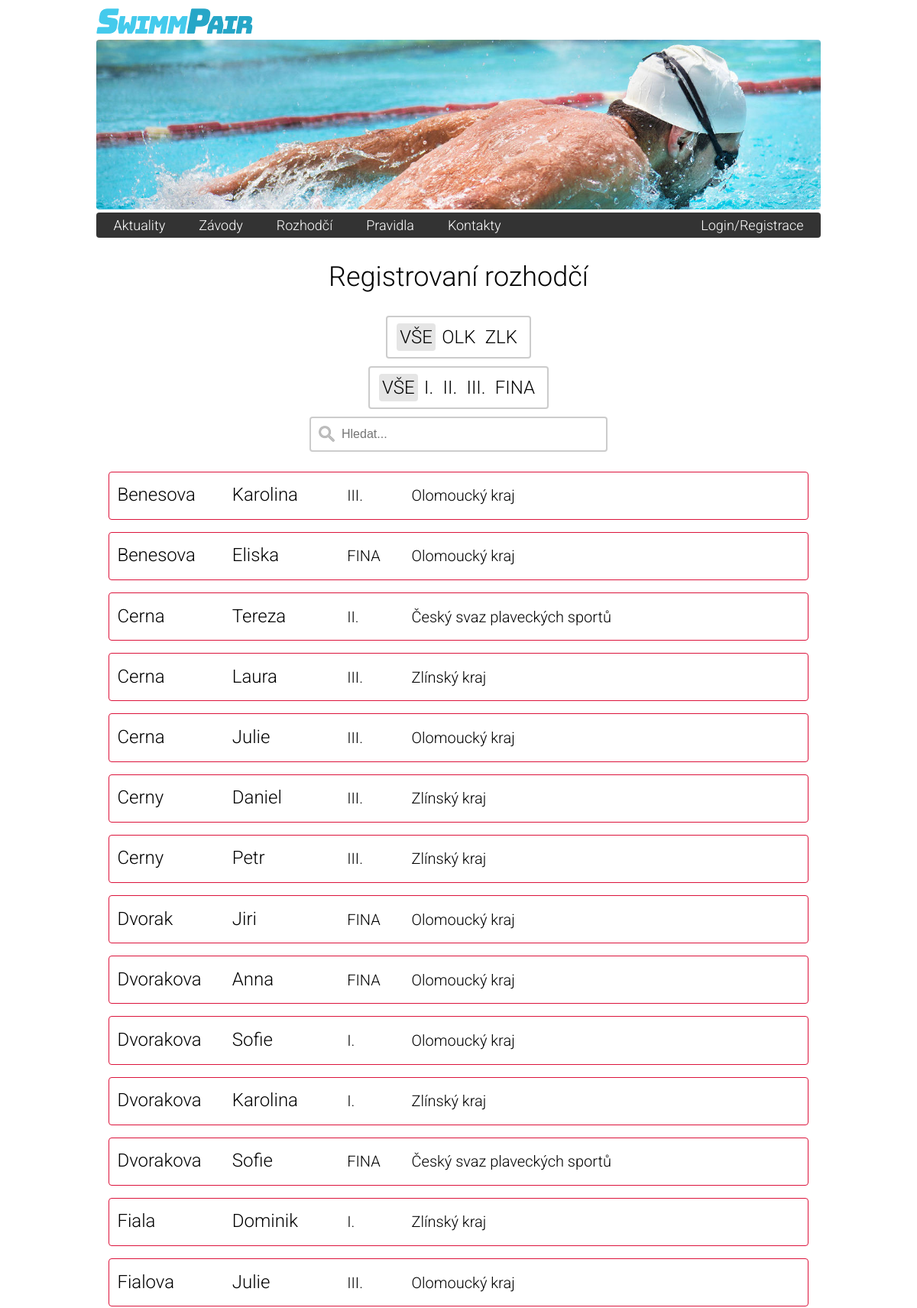
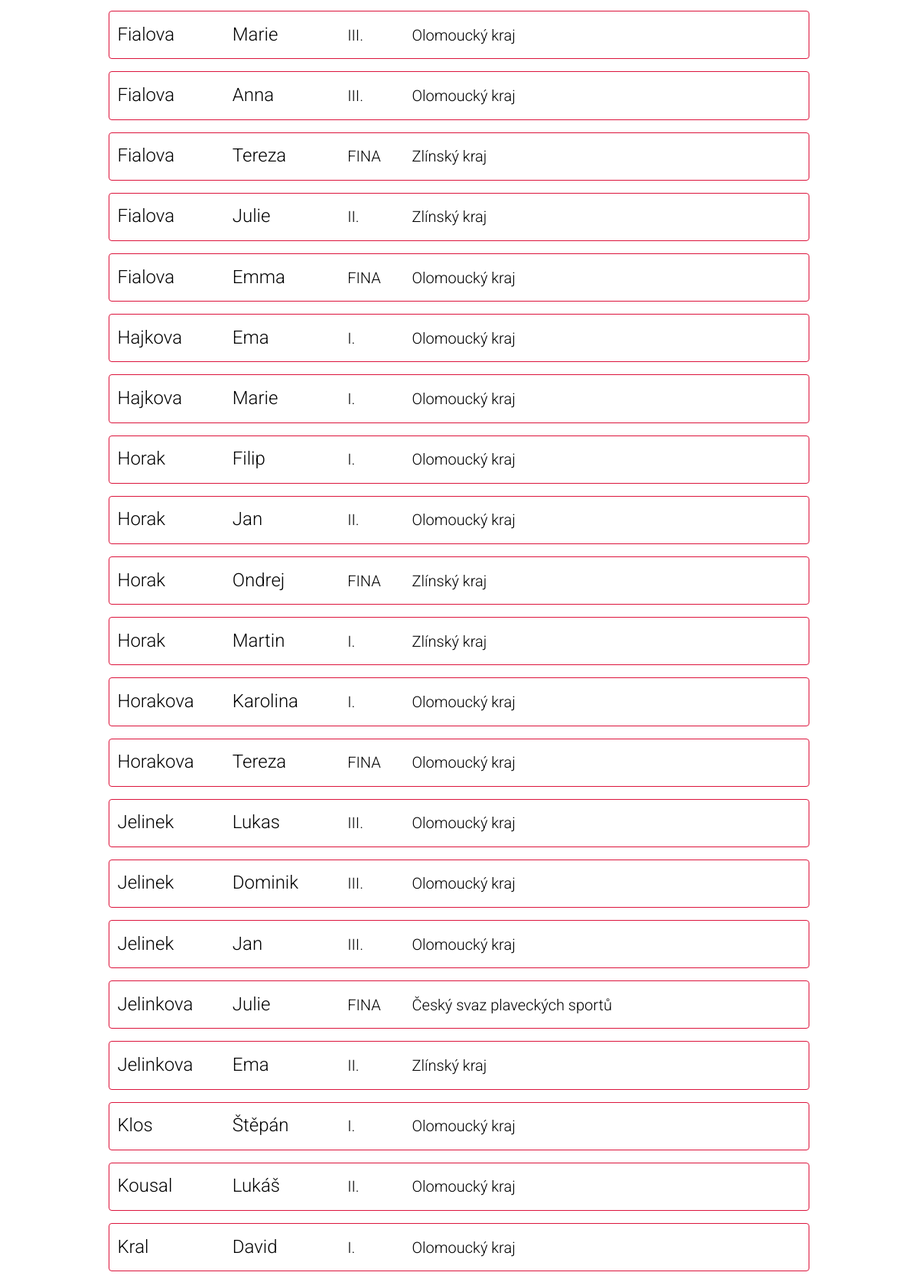
Page /lide.php (upper part) on the committed database (2 pictures, top to bottom).
### tables this page shows
CREATE TABLE `sp_referee_ranks` (
  `id` int NOT NULL AUTO_INCREMENT,
  `name` varchar(45) NOT NULL,
  PRIMARY KEY (`id`)
);

CREATE TABLE `sp_users` (
  `id` int NOT NULL AUTO_INCREMENT,
  `first_name` varchar(50) NOT NULL,
  `last_name` varchar(50) NOT NULL,
  `email` varchar(100) NOT NULL,
  `password` varchar(100) NOT NULL,
  `hash` varchar(32) NOT NULL,
  `active_flag` tinyint(1) NOT NULL DEFAULT '0',
  `approved_flag` tinyint(1) NOT NULL DEFAULT '0',
  `rights` tinyint(1) NOT NULL,
  `referee_rank_id` int NOT NULL,
  `affiliation_club_id` int NOT NULL,
  PRIMARY KEY (`id`),
  KEY `klubaffil` (`affiliation_club_id`),
  CONSTRAINT `FK_users_klub` FOREIGN KEY (`affiliation_club_id`) REFERENCES `sp_clubs` (`id`)
);

### start.php (called while the page is built, shortened)
<?php
    $host = getenv("DATABASE_HOST");
    $user = getenv("DATABASE_USER");
    $pass = getenv("DATABASE_PASS");
    $db = getenv("DATABASE_NAME");
	$mysqli = new mysqli($host, $user, $pass, $db) or die($mysqli->error);
	$mysqli->set_charset('utf8');
	function h($string)
	{
	    return htmlspecialchars($string);
	}
	require __DIR__ . '/model/RefereeRank.php';
	require __DIR__ . '/model/RegionsManager.php';
	require __DIR__ . '/model/User.php';
	require __DIR__ . '/model/UsersManager.php';
	require __DIR__ . '/model/ClubsManager.php';
	$usersManager = new UsersManager($mysqli);
	$clubsManager = new ClubsManager($mysqli);
	$regionsManager = new RegionsManager($mysqli);

### model/UsersManager.php (called while the page is built, shortened)
<?php
class UsersManager
{
	private $mysqli;
	public function __construct(mysqli $mysqli)
	{
		$this->mysqli = $mysqli;
	}
	public function FindAllActiveUsersOrderByLastNameAsc()
	{
		$statement = $this->mysqli->prepare('CALL `FindAllActiveUsersOrderByLastNameAsc`()');
		$users = $this->_CreateUsersFromStatement($statement);
		return $users;
	}
	public function FindAllRefereeRanks()
	{
		$statement = $this->mysqli->prepare('CALL `FindAllRefereeRanks`()');
		$refereeRanks = $this->_CreateRefereeRanksFromStatement($statement);
		return $refereeRanks;
	}
	public function GetRefereeRank($id)
	{
		$statement = $this->mysqli->prepare('CALL `GetRefereeRank`(?)');
		$statement->bind_param('i', $id);
		return $this->_GetSingleResultFromStatement($statement);
	}
	private function _CreateUsersFromStatement(mysqli_stmt $statement)
	{
		$statement->execute();
		$rows = $statement->get_result()->fetch_all(MYSQLI_ASSOC);
		$users = [];
		foreach ($rows as $row) {
			$users[] = $this->_CreateUserFromRow($row);
		}
		return $users;
	}
	private function _CreateUserFromRow(array $row)
	{
		return new User($row['id'], $row['first_name'], $row['last_name'], $row['email'], $row['approved_flag'], $row['rights'], $row['referee_rank_id'], $row['affiliation_club_id']);
	}
	private function _CreateRefereeRanksFromStatement(mysqli_stmt $statement)
	{
		$statement->execute();
		$rows = $statement->get_result()->fetch_all(MYSQLI_ASSOC);
		$refereeRanks = [];
		foreach ($rows as $row) {
			$refereeRanks[] = $this->_CreateRefereeRankFromRow($row);
		}
		return $refereeRanks;
	}
	private function _CreateRefereeRankFromRow(array $row)
	{
		return new RefereeRank($row['id'], $row['name']);
	}
	private function _GetSingleResultFromStatement(mysqli_stmt $statement)
	{
		$statement->execute();
		$rows = $statement->get_result()->fetch_all(MYSQLI_NUM);
		if (!empty($rows)) {
			$row = $rows[0];
			return $row[0];
		} else {
			return null;
		}
	}
}

### model/RefereeRank.php (called while the page is built, shortened)
<?php
class RefereeRank
{
	public function __construct($id, $rank_name)
	{
		$this->id = $id;
		$this->rank_name = $rank_name;
	}
}

### model/User.php (called while the page is built, shortened)
<?php
class User
{
	public function __construct($id, $first_name, $last_name, $email, $approved_flag, $rights, $referee_rank_id, $affiliation_club_id)
	{
		$this->id = $id;
		$this->first_name = $first_name;
		$this->last_name = $last_name;
		$this->referee_rank_id = $referee_rank_id;
		$this->affiliation_club_id = $affiliation_club_id;
	}
}

### model/ClubsManager.php (called while the page is built, shortened)
<?php
class ClubsManager
{
	private $mysqli;
	public function __construct(mysqli $mysqli)
	{
		$this->mysqli = $mysqli;
	}
	public function GetClubAffiliationToRegion($clubID)
	{
		$statement = $this->mysqli->prepare('CALL `GetClubAffiliationToRegion`(?)');
		$statement->bind_param('i', $clubID);
		return $this->_GetSingleResultFromStatement($statement);
	}
	private function _GetSingleResultFromStatement(mysqli_stmt $statement)
	{
		$statement->execute();
		$rows = $statement->get_result()->fetch_all(MYSQLI_NUM);
		$row = $rows[0];
		return $row[0];
	}
}

### model/RegionsManager.php (called while the page is built, shortened)
<?php
class RegionsManager
{
	private $mysqli;
	public function __construct(mysqli $mysqli)
	{
		$this->mysqli = $mysqli;
	}
	public function GetRegionNameOfClub($regionID)
	{
		$statement = $this->mysqli->prepare('CALL `GetRegionNameOfClub`(?)');
		$statement->bind_param('i', $regionID);
		return $this->_GetSingleResultFromStatement($statement);
	}
	private function _GetSingleResultFromStatement(mysqli_stmt $statement)
	{
		$statement->execute();
		$rows = $statement->get_result()->fetch_all(MYSQLI_NUM);
		$row = $rows[0];
		return $row[0];
	}
}

### lide.php (the view, shortened to what this page needs)
<?php
require 'start.php';
$users = $usersManager->FindAllActiveUsersOrderByLastNameAsc();
$refereeRanks = $usersManager->FindAllRefereeRanks();
?>
<!DOCTYPE html>
<html>
<head>
	<?php include("UNIFIED_head_content.php"); ?>
</head>
<body>
<div class="bodywrapper">
    <?php include("UNIFIED_header.php"); ?>
    <?php include("UNIFIED_menu.php"); ?>
    <div class="scrollable">
    <section class="content lide">
        <h1>Registrovaní rozhodčí</h1>
        <?php
            if(count($users)!=0) {
	            ?>
                <div id="kraje-box" align="center">
                    <div id="kraje" class="lide-filter-box">
                        <span id="raid-all" onclick="RegionPickerChanged(this);"
                              class="lide-filter-button selected">VŠE</span>
                        <span id="raid-1" onclick="RegionPickerChanged(this);" class="lide-filter-button">OLK</span>
                        <span id="raid-2" onclick="RegionPickerChanged(this);" class="lide-filter-button">ZLK</span>
                    </div>
                </div>
                <div class="tridy-box" align="center">
                    <div id="tridy" class="lide-filter-box">
                        <span id="rrid-all" onclick="RefereeRankPickerChanged(this);"
                              class="lide-filter-button selected">VŠE</span>
			            <?php foreach ($refereeRanks as $refereeRank): ?>
                            <span id="rrid-<?= h($refereeRank->id) ?>" onclick="RefereeRankPickerChanged(this);"
                                  class="lide-filter-button"><?= h($refereeRank->rank_name) ?></span>
			            <?php endforeach; ?>
                    </div>
                </div>
                <div align="center">
                    <input id="inputText" onkeyup="SearchBarChanged();" type="text" name="search" placeholder="Hledat...">
                </div>
                <div id="lide">
		            <?php foreach ($users as $user): ?>
                        <article class="rozhodci" onclick="location.href='clovek.php?id=<?= $user->id ?>'">
                            <h1 class="last_name"><?= $user->last_name ?></h1>
                            <h1 class="first_name"><?= $user->first_name ?></h1>
                            <h2 class="rrid-<?= $user->referee_rank_id ?>"><?= $usersManager->GetRefereeRank($user->referee_rank_id) ?></h2>
                            <h2 class="raid-<?= $clubsManager->GetClubAffiliationToRegion($user->affiliation_club_id) ?>"><?= $regionsManager->GetRegionNameOfClub($clubsManager->GetClubAffiliationToRegion($user->affiliation_club_id)) ?></h2>
                        </article>
		            <?php endforeach; ?>
                </div>
	            <?php
            }
            else
            {
	            echo "<p style=\"text-align:center;\">–<span style=\"border: 1px solid black;\">&nbsp;0 ROZHODČÍCH V SYSTÉMU&nbsp;</span>–</p>";
            }
        ?>
    </section>
    </div>
</div>
</body>
</html>

### css/style.css (style rules this page uses)
html { overflow-y: scroll; }
body { color: #000; font-weight: 300; font-family: 'Roboto', sans-serif; font-size: 18px; text-align: center; }
.bodywrapper { width: 80%; margin: 0 auto; text-align: left; }
h1 { font-weight: 300; font-family: 'Roboto', sans-serif; font-size: 32px; }
input[type=text] { width: 390px; box-sizing: border-box; border: 2px solid #ccc; border-radius: 4px; font-size: 16px; background-color: white; background-image: url('../img/searchicon.png'); background-position: 10px 10px; background-repeat: no-repeat; padding: 12px 20px 12px 40px; margin-bottom: 10px; outline: none; }
.lide-filter-box { box-sizing: border-box; border: 2px solid rgb(204, 204, 204); border-radius: 4px; width: fit-content; padding: 12px 12px 12px 12px; margin: 10px 0px 10px 0px; }
.lide-filter-box .lide-filter-button { border-radius: 4px; font-size: 24px; padding: 4px 4px 4px 4px; transition: background-color 0.4s ease; -webkit-transition: background-color 0.4s ease; -moz-transition: background-color 0.4s ease; -o-transition: background-color 0.4s ease; }
.lide-filter-box .selected { background-color: rgba(204, 204, 204, 0.5); }
.content>h1, #title>h1, #content>h1 { text-align: center; font-weight: 300; font-size: 36px; }
.rozhodci { border: 1px solid #DC143C; border-radius: 4px; padding: 2px 10px 2px 10px; margin: 16px; transition: background-color 0.8s ease; -webkit-transition: background-color 0.8s ease; -moz-transition: background-color 0.8s ease; -o-transition: background-color 0.8s ease; }
.rozhodci>h1 { font-size: 24px; margin-top: 8px; margin-bottom: 8px; margin-right: 16px; font-weight: 300; display: inline-block; width: 130px; }
.rozhodci>h2 { font-size: 20px; font-weight: 300; display: inline-block; min-width: 80px; }

### rows in the picture
sp_referee_ranks: name "I."
sp_referee_ranks: name "II."
sp_referee_ranks: name "III."
sp_referee_ranks: name "FINA"
sp_users: last_name "Benesova", first_name "Karolina", referee_rank.name "III.", affiliation_club_id "Olomoucký kraj"
sp_users: last_name "Benesova", first_name "Eliska", referee_rank.name "FINA", affiliation_club_id "Olomoucký kraj"
sp_users: last_name "Cerna", first_name "Tereza", referee_rank.name "II.", affiliation_club_id "Český svaz plaveckých sportů"
sp_users: last_name "Cerna", first_name "Laura", referee_rank.name "III.", affiliation_club_id "Zlínský kraj"
sp_users: last_name "Cerna", first_name "Julie", referee_rank.name "III.", affiliation_club_id "Olomoucký kraj"
sp_users: last_name "Cerny", first_name "Daniel", referee_rank.name "III.", affiliation_club_id "Zlínský kraj"
sp_users: last_name "Cerny", first_name "Petr", referee_rank.name "III.", affiliation_club_id "Zlínský kraj"
sp_users: last_name "Dvorak", first_name "Jiri", referee_rank.name "FINA", affiliation_club_id "Olomoucký kraj"
sp_users: last_name "Dvorakova", first_name "Anna", referee_rank.name "FINA", affiliation_club_id "Olomoucký kraj"
sp_users: last_name "Dvorakova", first_name "Sofie", referee_rank.name "I.", affiliation_club_id "Olomoucký kraj"
sp_users: last_name "Dvorakova", first_name "Karolina", referee_rank.name "I.", affiliation_club_id "Zlínský kraj"
sp_users: last_name "Dvorakova", first_name "Sofie", referee_rank.name "FINA", affiliation_club_id "Český svaz plaveckých sportů"
sp_users: last_name "Fiala", first_name "Dominik", referee_rank.name "I.", affiliation_club_id "Zlínský kraj"
sp_users: last_name "Fialova", first_name "Julie", referee_rank.name "III.", affiliation_club_id "Olomoucký kraj"
sp_users: last_name "Fialova", first_name "Marie", referee_rank.name "III.", affiliation_club_id "Olomoucký kraj"
sp_users: last_name "Fialova", first_name "Anna", referee_rank.name "III.", affiliation_club_id "Olomoucký kraj"
sp_users: last_name "Fialova", first_name "Tereza", referee_rank.name "FINA", affiliation_club_id "Zlínský kraj"
sp_users: last_name "Fialova", first_name "Julie", referee_rank.name "II.", affiliation_club_id "Zlínský kraj"
sp_users: last_name "Fialova", first_name "Emma", referee_rank.name "FINA", affiliation_club_id "Olomoucký kraj"
sp_users: last_name "Hajkova", first_name "Ema", referee_rank.name "I.", affiliation_club_id "Olomoucký kraj"
sp_users: last_name "Hajkova", first_name "Marie", referee_rank.name "I.", affiliation_club_id "Olomoucký kraj"
sp_users: last_name "Horak", first_name "Filip", referee_rank.name "I.", affiliation_club_id "Olomoucký kraj"
sp_users: last_name "Horak", first_name "Jan", referee_rank.name "II.", affiliation_club_id "Olomoucký kraj"
sp_users: last_name "Horak", first_name "Ondrej", referee_rank.name "FINA", affiliation_club_id "Zlínský kraj"
sp_users: last_name "Horak", first_name "Martin", referee_rank.name "I.", affiliation_club_id "Zlínský kraj"
sp_users: last_name "Horakova", first_name "Karolina", referee_rank.name "I.", affiliation_club_id "Olomoucký kraj"
sp_users: last_name "Horakova", first_name "Tereza", referee_rank.name "FINA", affiliation_club_id "Olomoucký kraj"
sp_users: last_name "Jelinek", first_name "Lukas", referee_rank.name "III.", affiliation_club_id "Olomoucký kraj"
sp_users: last_name "Jelinek", first_name "Dominik", referee_rank.name "III.", affiliation_club_id "Olomoucký kraj"
sp_users: last_name "Jelinek", first_name "Jan", referee_rank.name "III.", affiliation_club_id "Olomoucký kraj"
sp_users: last_name "Jelinkova", first_name "Julie", referee_rank.name "FINA", affiliation_club_id "Český svaz plaveckých sportů"
sp_users: last_name "Jelinkova", first_name "Ema", referee_rank.name "II.", affiliation_club_id "Zlínský kraj"
sp_users: last_name "Klos", first_name "Štěpán", referee_rank.name "I.", affiliation_club_id "Olomoucký kraj"
sp_users: last_name "Kousal", first_name "Lukáš", referee_rank.name "II.", affiliation_club_id "Olomoucký kraj"
sp_users: last_name "Kral", first_name "David", referee_rank.name "I.", affiliation_club_id "Olomoucký kraj"
